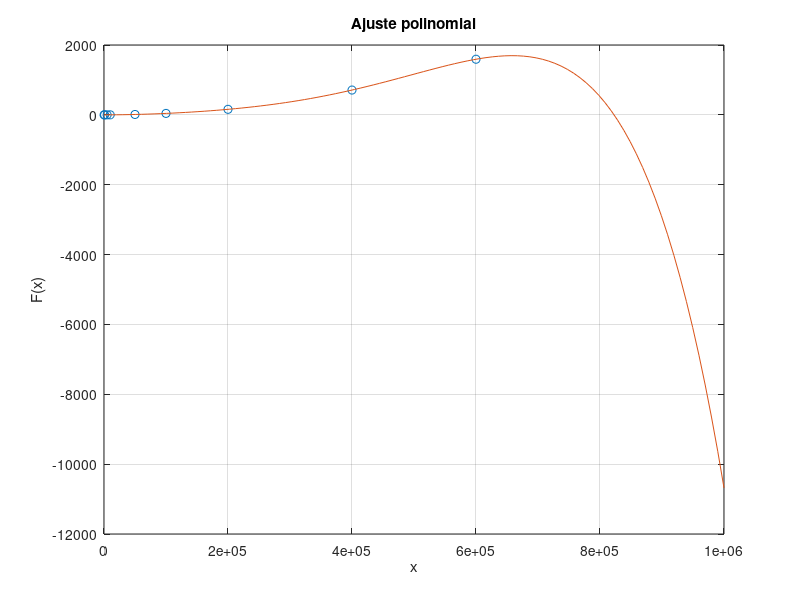

Recreate this plot in MATLAB.
%%VALORES DE X 
x=[100,1000,5000,10000,50000,100000,200000,400000,600000];

%%VALORES DE Y = F(x) en Milisegundos
%bubbleop2
ybo2=[0.000037223455465,0.0031740665436,0.0760009289,0.4803431034,11.1013669968,41.6645700932,158.3250160217,710.3084011078,1592.4047129154];

%%OBTENER UN POLINOMIO QUE SE AJUSTE A LOS PUNTOS X Y Y
grado=6; 				%%GRADO DEL POLINOMIO DE AJUSTE
p=polyfit(x,ybo2,grado)	%%FUNCION QUE REALIZA EL AJUSTE POLINOMIAL

%%SE CREA UN ESPACIO PARA REALIZAR UNA GRAFICA EN 
%%DONDE SE COMPARA LA CURVA AJUSTADA CONTRA LOS 
%%VALORES EXPERIMENTALES
xi=linspace(0,1000000);      %%ESPACIO DE PUNTOS PARA Xi 5000,
z=polyval(p,xi);				%%EVALUACION DEL POLINOMIO P EN EL ESPACIO Xi

%%SE REALIZA LA FIGURA CORRESPONDIENTE
figure(1);
plot(x,ybo2,'o',xi,z,'-'),grid;
ylabel('F(x)');
xlabel('x');
title('Ajuste polinomial');